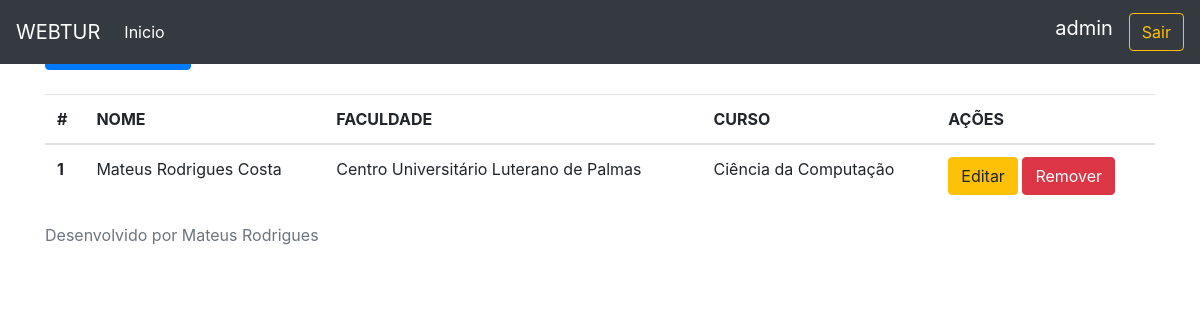
The app's page /estudante/ (signed in) with its own data.
### website/models.py (models this page shows, shortened)
class Estudante(models.Model):
    nome = models.CharField(max_length=255)
    matricula = models.CharField(max_length=255)
    cpf = models.CharField(max_length=14,null=False,blank=False)
    rg = models.CharField(max_length=14,null=False,blank=False)
    curso = models.CharField(max_length=255,null=False,blank=False)
    faculdade = models.CharField(max_length=255,null=False,blank=False)
    class Meta:
        ordering = ['nome','faculdade']
        verbose_name = 'estudante'

### website/views.py (the view)
# urls.py: path('estudante/',listaEstudante,name="lista_estudantes"),
@login_required
def listaEstudante(request):
    estudantes= Estudante.objects.all()
    return render(request,"lista_estudante.html",context={'estudantes': estudantes})

### website/templates/lista_estudante.html
{% extends 'base.html' %}
{% block conteudo %}
<mat-card>
    <mat-card-header><h5 class="text-center">Lista de Estudantes</h5></mat-card-header>
</mat-card>
    <a class="btn btn-primary" role='button' href='/estudante/add'>Novo Estudante</a>
    <br />
    <br />
    <table class="table">
        <thead>
            <tr>
                <th scope="col">#</th>
                <th scope="col">NOME</th>
                <th scope="col">FACULDADE</th>
                <th scope="col">CURSO</th>
                <th scope="col">AÇÕES</th>
            </tr>
        </thead>
        <tbody>
            {% for e in estudantes %}
                <tr>
                    <th scope="row">{{ e.pk }}</th>
                    <td>{{ e.nome }}</td>
                    <td>{{ e.faculdade }}</td>
                    <td>{{e.curso}}</td>
                    <td>
                        <a href="/estudante/editar/{{e.pk}}" class="btn btn-warning" >Editar</a>
                        <a href="/estudante/remover/{{e.pk}}" class="btn btn-danger" >Remover</a>
                    </td>
                </tr>
            {% endfor %}
        </tbody>
    </table>
{% endblock %}

### website/templates/base.html (shortened to what this page needs)
<!doctype html>
<html lang="en">
  <head>
    <link rel="stylesheet" href="https://maxcdn.bootstrapcdn.com/bootstrap/4.0.0/css/bootstrap.min.css">
    <link rel="stylesheet" href="https://getbootstrap.com/docs/4.0/examples/sticky-footer-navbar/sticky-footer-navbar.css" />
  </head>
  <body>
    <header>
      <nav class="navbar navbar-expand-md navbar-dark fixed-top bg-dark">
        <a class="navbar-brand" href="#">
          WEBTUR
        </a>
        <div class="collapse navbar-collapse" id="navbarCollapse">
          <ul class="navbar-nav mr-auto">
            <li class="nav-item">
              <a class="nav-link" href="/index"><font color='#fff'>Inicio</font></a>
            </li>
            </ul>
            <label class="navbar-brand">{{request.user}}</label>
	          <a class="btn btn-outline-warning my-2 my-sm-0" href="/">Sair</a>
        </div>
      </nav>
    </header>
    <main role="main" class="container">
        {% block conteudo %}
        {% endblock %}
    </main>
    <footer class="footer">
      <div class="container">
        <span class="text-muted">Desenvolvido por Mateus Rodrigues</span>
      </div>
    </footer>
  </body>
</html>

### records on screen
Estudante: pk "1", nome "Mateus Rodrigues Costa", faculdade "Centro Universitário Luterano de Palmas", curso "Ciência da Computação"

### other values on screen
{{ request.user }} "admin"
